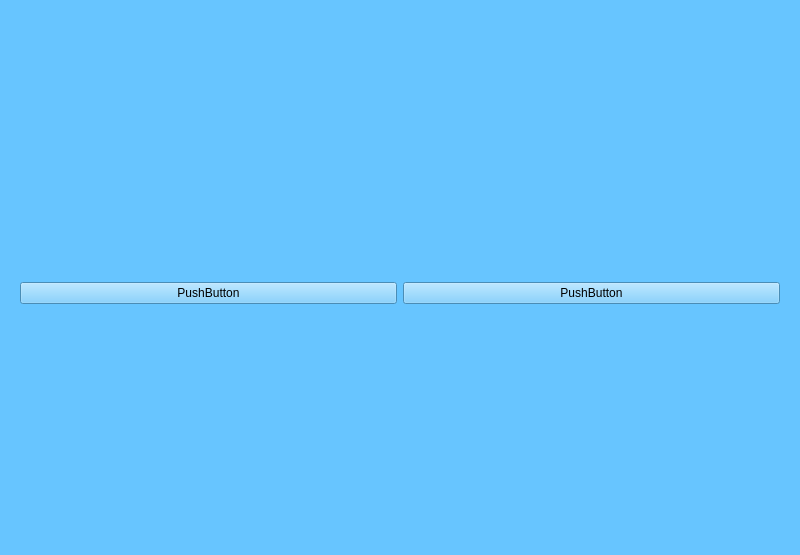
<?xml version="1.0" encoding="UTF-8"?>
<ui version="4.0">
 <class>Widget</class>
 <widget class="QWidget" name="Widget">
  <property name="geometry">
   <rect>
    <x>0</x>
    <y>0</y>
    <width>800</width>
    <height>555</height>
   </rect>
  </property>
  <property name="windowTitle">
   <string>Widget</string>
  </property>
  <property name="styleSheet">
   <string notr="true">background-color: rgb(103, 197, 255);</string>
  </property>
  <layout class="QVBoxLayout" name="verticalLayout">
   <item>
    <spacer name="verticalSpacer">
     <property name="orientation">
      <enum>Qt::Orientation::Vertical</enum>
     </property>
     <property name="sizeType">
      <enum>QSizePolicy::Policy::Fixed</enum>
     </property>
     <property name="sizeHint" stdset="0">
      <size>
       <width>20</width>
       <height>32</height>
      </size>
     </property>
    </spacer>
   </item>
   <item>
    <widget class="QWidget" name="widget" native="true">
     <layout class="QHBoxLayout" name="horizontalLayout">
      <item>
       <widget class="QPushButton" name="pushButton">
        <property name="text">
         <string>PushButton</string>
        </property>
       </widget>
      </item>
      <item>
       <widget class="QPushButton" name="pushButton_2">
        <property name="text">
         <string>PushButton</string>
        </property>
       </widget>
      </item>
     </layout>
    </widget>
   </item>
  </layout>
 </widget>
 <resources/>
 <connections/>
</ui>
